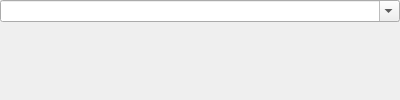
<?xml version="1.0" encoding="UTF-8"?>
<ui version="4.0">
 <class>ActionBuildWidget</class>
 <widget class="QWidget" name="ActionBuildWidget">
  <property name="geometry">
   <rect>
    <x>0</x>
    <y>0</y>
    <width>400</width>
    <height>100</height>
   </rect>
  </property>
  <property name="windowTitle">
   <string>Form</string>
  </property>
  <layout class="QVBoxLayout" name="verticalLayout">
   <property name="spacing">
    <number>1</number>
   </property>
   <property name="leftMargin">
    <number>0</number>
   </property>
   <property name="topMargin">
    <number>0</number>
   </property>
   <property name="rightMargin">
    <number>0</number>
   </property>
   <property name="bottomMargin">
    <number>0</number>
   </property>
   <item>
    <layout class="QHBoxLayout" name="horizontalLayout">
     <item>
      <widget class="QComboBox" name="comboVerb">
       <property name="editable">
        <bool>true</bool>
       </property>
       <property name="insertPolicy">
        <enum>QComboBox::NoInsert</enum>
       </property>
      </widget>
     </item>
    </layout>
   </item>
   <item>
    <widget class="QLabel" name="label">
     <property name="font">
      <font>
       <pointsize>14</pointsize>
      </font>
     </property>
     <property name="text">
      <string/>
     </property>
     <property name="alignment">
      <set>Qt::AlignCenter</set>
     </property>
    </widget>
   </item>
  </layout>
 </widget>
 <resources/>
 <connections/>
</ui>
